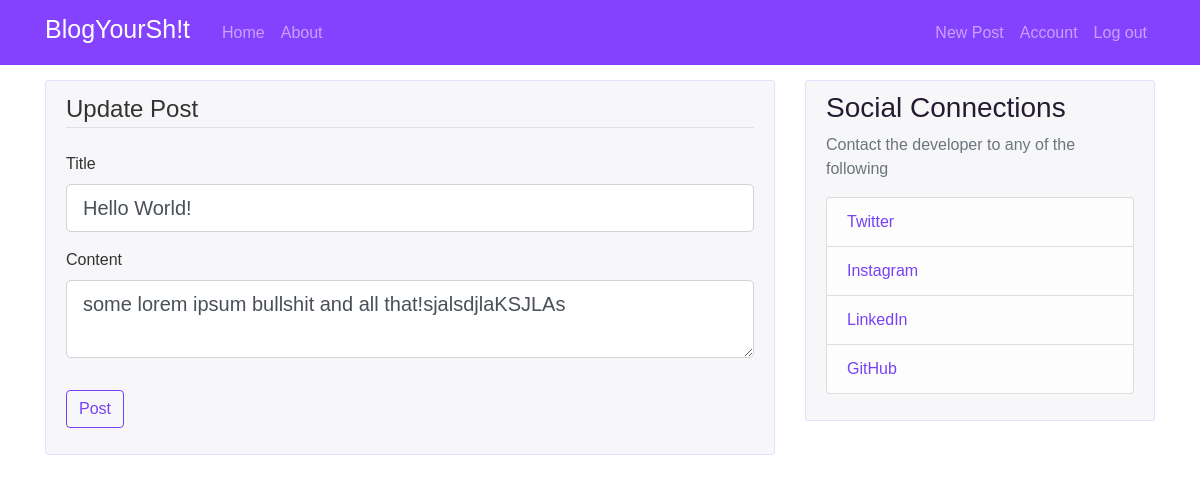
Screenshot of /post/1/update (signed in) with the database file from the repository.
### flaskblog/models.py (models this page shows, shortened)
class Post(db.Model):
    id = db.Column(db.Integer, primary_key = True)
    title = db.Column(db.String(100), nullable = False)
    date_posted = db.Column(db.DateTime, nullable = False, default = datetime.utcnow)
    content =  db.Column(db.Text, nullable = False)
    user_id = db.Column(db.Integer, db.ForeignKey('user.id'), nullable = False)

### flaskblog/posts/routes.py (the view)
@posts.route('/post/<int:post_id>/update', methods = ['GET', 'POST'])
@login_required
def update_post(post_id):
    post = Post.query.get_or_404(post_id)
    if post.author != current_user:
        abort(403)
    form = PostForm()
    if form.validate_on_submit():
        post.title = form.title.data
        post.content = form.content.data
        db.session.commit()
        flash('Post has been successfully updated!', 'success')
        return redirect(url_for('posts.post', post_id = post.id))
    elif request.method == 'GET':
        form.title.data = post.title
        form.content.data = post.content
    return render_template('create_post.html', title = 'Update Post',
                            form = form, legend = 'Update Post')

### flaskblog/posts/forms.py
class PostForm(FlaskForm):
    title = StringField('Title', validators = [DataRequired()])
    content = TextAreaField('Content', validators= [DataRequired()])
    submit = SubmitField('Post')

### flaskblog/models.py (called while the page is built)
@login_manager.user_loader
def load_user(user_id):
    return User.query.get(int(user_id))

### flaskblog/templates/create_post.html (shortened to what this page needs)
{% extends "layout.html" %}
{% block content %}
<div class= 'content-section'>
    <form method="POST" action="">
        <fieldset class= "form-group">
            <legend class="border-bottom mb-4">{{ legend }}</legend>
            <div class="form-group">
                {{ form.title.label(class="form-control-label")}}
                {% if form.title.errors %}
                {{ form.title(class="form-control form-control-lg is-invalid")}}
                <div class="invalid-feedback">
                    {% for error in form.title.errors %}
                    <span>{{ error }}</span>
                    {% endfor %}
                </div>
                {% else %}
                {{ form.title(class="form-control form-control-lg")}}
                {% endif %}
            </div>
            <div class="form-group">
                {{ form.content.label(class="form-control-label")}}
                {% if form.content.errors %}
                {{ form.content(class="form-control form-control-lg is-invalid")}}
                <div class="invalid-feedback">
                    {% for error in form.content.errors %}
                    <span>{{ error }}</span>
                    {% endfor %}
                </div>
                {% else %}
                {{ form.content(class="form-control form-control-lg")}}
                {% endif %}
            </div>
        </fieldset>
        <div class="form-group">
            {{ form.submit(class="btn btn-outline-info") }}
        </div>
    </form>
</div>
{% endblock content %}

### flaskblog/static/main.css (style rules this page uses)
body { background: #ffffff; font-family:Arial, Helvetica, sans-serif; color: #333333; margin-top: 5rem; }
.content-section { font-family: helvetica, sans-serif; background: #f7f7f9; padding: 10px 20px; border: 1px solid #ebddff; border-radius: 3px; margin-bottom: 20px; }
.btn-outline-info { font-family:Arial, Helvetica, sans-serif; color: #7742f5; border-color: #7742f5; }

### rows the page displays
Post: title "Hello World!", content "some lorem ipsum bullshit and all that!sjalsdjlaKSJLAs"

### other values shown
{{ legend }} "Update Post"
